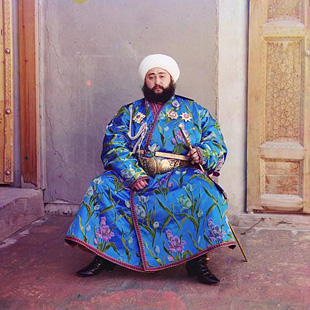
#> input picture prokudin.jpg, 310 x 310 px
$ python IntensityTransformation.py
#> lines starting #> are read from the running program, lines starting #| are printed output that depends on the picture
import cv2
import numpy as np
import matplotlib.pyplot as plt

# Gri tonlamalı görüntüyü yükle
img = cv2.imread("prokudin.jpg", cv2.IMREAD_GRAYSCALE)
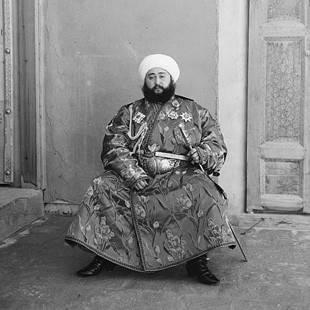
#> img: shape (310, 310); min 0, max 255, mean 131.3

# Görüntü gösterme fonksiyonu
def show(title, image):
    plt.figure()
    plt.title(title)
    plt.axis("off")
    plt.imshow(image, cmap="gray")
    plt.show()

# Normalize et (0-1 aralığına), sonra log uygula
# s=c⋅log(1+r)
img_float = img / 255.0
log_transformed = np.log1p(img_float)  # log(1 + r)
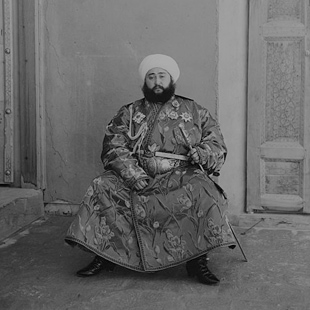
#> log_transformed: shape (310, 310) float64; min 0, max 0.693, mean 0.407

# Normalle ve uint8'e dönüştür

#s=10^(c⋅r)−1
log_transformed = cv2.normalize(log_transformed, None, 0, 255, cv2.NORM_MINMAX)
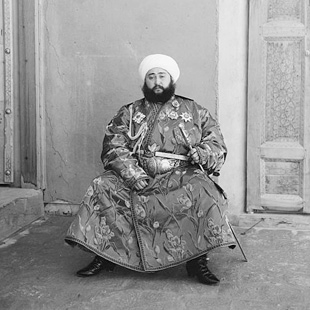
#> log_transformed: shape (310, 310) float64; min 0, max 255, mean 149.9
log_transformed = log_transformed.astype(np.uint8)

show("Log Transformation", log_transformed)

# normalize et ve ters log uygula
img_float = img / 255.0
inverse_log = np.exp(img_float) - 1
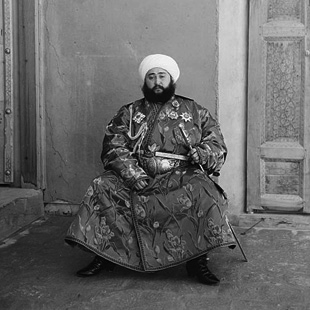
#> inverse_log: shape (310, 310) float64; min 0, max 1.72, mean 0.702; drawn with min black and max white

# normalle ve tip dönüşümü
inverse_log = cv2.normalize(inverse_log, None, 0, 255, cv2.NORM_MINMAX)
inverse_log = inverse_log.astype(np.uint8)

show("Inverse Log Transformation", inverse_log)

# normalize et ve gamma uygula
# s=c⋅r^γ
gamma = 2.0  # 0.5 aydınlatır,  >1 karartır
img_float = img / 255.0
gamma_corrected = np.power(img_float, gamma)
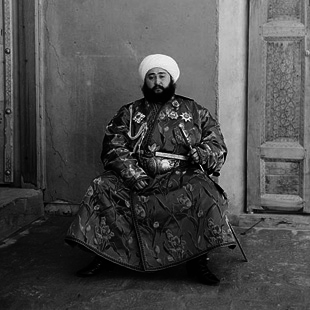
#> gamma_corrected: shape (310, 310) float64; min 0, max 1, mean 0.3

# normalle ve uint8'e dönüştür
gamma_corrected = (gamma_corrected * 255).astype(np.uint8)

show(f"Gamma Correction (gamma={gamma})", gamma_corrected)
